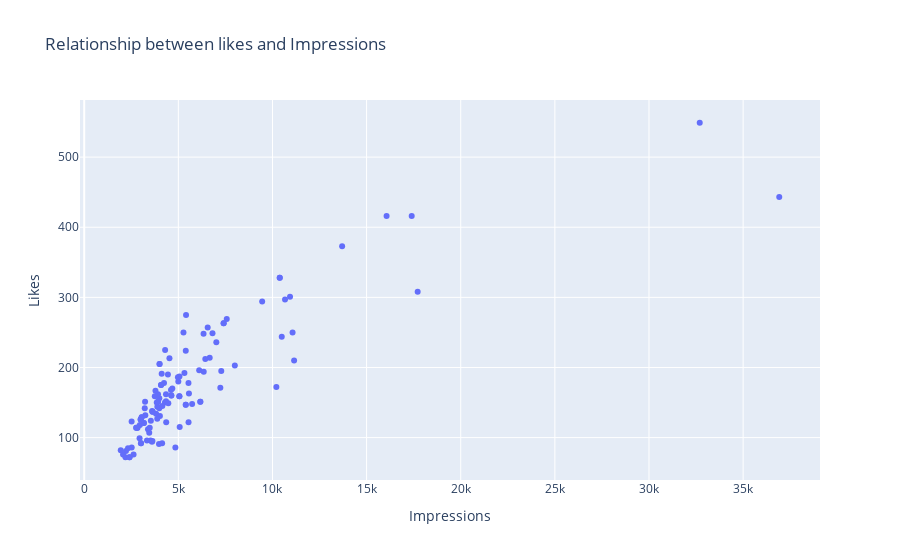

Write notebook code for a chart like this one.
### Code cell
fig = px.scatter(data_frame = df,x="Impressions",y='Likes',title='Relationship between likes and Impressions')
fig.show()

### Figure 1 — Plotly figure (JSON) as saved in the notebook; plotly's stock layout.template omitted (floating-point values rounded to 4 significant figures)
{"data": [{"hovertemplate": "Impressions=%{x}<br>Likes=%{y}<extra></extra>", "legendgroup": "", "marker": {"color": "#636efa", "symbol": "circle"}, "mode": "markers", "name": "", "orientation": "v", "showlegend": false, "type": "scatter", "x": [3920, 5394, 4021, 4528, 2518, 3884, 2621, 3541, 3749, 4115, 2218, 3234, 4344, 3216, 9453, 5055, 4002, 3169, 6168, 2407, 2064, 3973, 7281, 3052, 4628, 4082, 5394, 2766, 3924, 3015, 6666, 3854, 4355, 4343, 6108, 2523, 2327, 3990, 2191, 1941, 16062, 4998, 4289, 3880, 3786, 4298, 3630, 2826, 7407, 10386, 2998, 7018, 2941, 6432, 10667, 3988, 4978, 3388, 4467, 3246, 5072, 6339, 4239, 3454, 7571, 3333, 3818, 10933, 5058, 3601, 3480, 3525, 3606, 5542, 6559, 3623, 10493, 4446, 2957, 5538, 4681, 5273, 5055, 4002, 3169, 6168, 2407, 3630, 2826, 7407, 10386, 2998, 3052, 4628, 4082, 5394, 2766, 3924, 3015, 5409, 5323, 8001, 4150, 4609, 6348, 11068, 7231, 17396, 6814, 17713, 5563, 4842, 11149, 10206, 13700, 5731, 4139, 32695, 36919], "xaxis": "x", "y": [162, 224, 131, 213, 123, 144, 76, 124, 159, 191, 81, 151, 162, 142, 294, 159, 205, 121, 151, 72, 76, 91, 195, 129, 160, 175, 147, 114, 151, 92, 214, 150, 122, 152, 196, 86, 85, 156, 72, 82, 416, 180, 150, 127, 167, 225, 137, 114, 263, 328, 126, 236, 99, 212, 297, 142, 186, 112, 149, 132, 115, 248, 178, 107, 269, 96, 134, 301, 187, 94, 114, 96, 138, 122, 257, 95, 244, 190, 118, 178, 170, 250, 159, 205, 121, 151, 72, 137, 114, 263, 328, 126, 129, 160, 175, 147, 114, 151, 92, 275, 192, 203, 145, 168, 194, 250, 171, 416, 249, 308, 163, 86, 210, 172, 373, 148, 92, 549, 443], "yaxis": "y"}], "layout": {"legend": {"tracegroupgap": 0}, "title": {"text": "Relationship between likes and Impressions"}, "xaxis": {"anchor": "y", "domain": [0, 1], "title": {"text": "Impressions"}}, "yaxis": {"anchor": "x", "domain": [0, 1], "title": {"text": "Likes"}}}}
